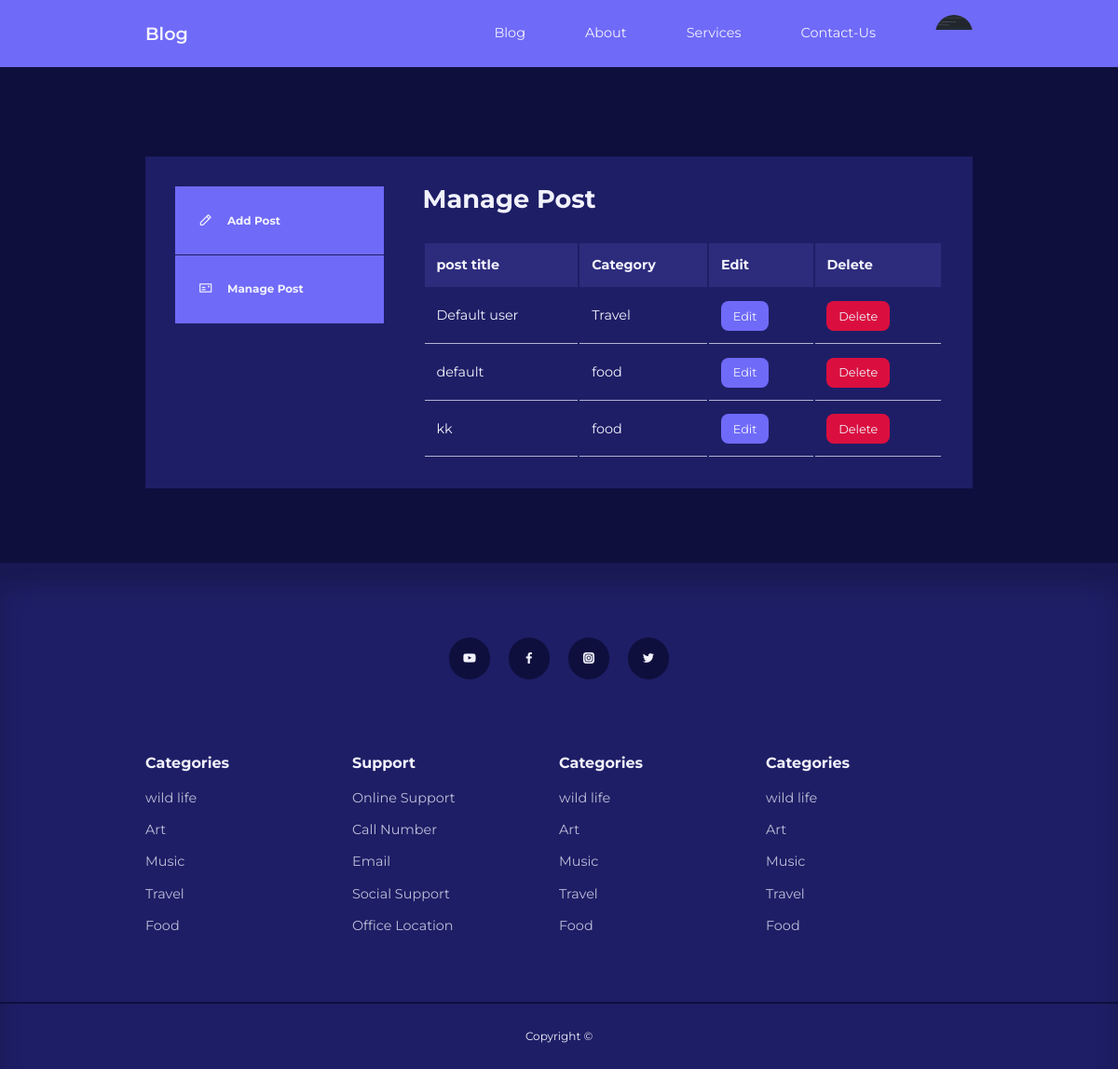
The page /admin/ (signed in) on the database its author committed.
### tables this page shows
CREATE TABLE `users` (
  `id` int(11) UNSIGNED NOT NULL,
  `firstname` varchar(50) NOT NULL,
  `lastname` varchar(50) NOT NULL,
  `username` varchar(50) NOT NULL,
  `email` varchar(255) NOT NULL,
  `password` varchar(255) NOT NULL,
  `avatar` varchar(255) NOT NULL,
  `is_admin` tinyint(1) NOT NULL
);

CREATE TABLE `posts` (
  `id` int(11) UNSIGNED NOT NULL,
  `title` varchar(255) NOT NULL,
  `body` text NOT NULL,
  `thumbnail` varchar(255) NOT NULL,
  `date_time` timestamp NOT NULL DEFAULT current_timestamp(),
  `category_id` int(11) UNSIGNED DEFAULT NULL,
  `author_id` int(11) UNSIGNED NOT NULL,
  `featured` tinyint(1) NOT NULL
);

CREATE TABLE `categories` (
  `id` int(11) UNSIGNED NOT NULL,
  `title` varchar(50) NOT NULL,
  `description` text NOT NULL
);

### admin/partials/header.php (called while the page is built, shortened)
<?php
require '../partials/header.php';
?>

### admin/index.php (the view, shortened to what this page needs)
<?php
include('partials/header.php');
$author_id = $_SESSION['user_id'];
$query = "
    SELECT posts.id AS post_id, posts.title AS post_title, categories.title AS category_title
    FROM posts
    LEFT JOIN categories ON posts.category_id = categories.id
    WHERE posts.author_id = '$author_id'
";
$user_post_result = mysqli_query($conn, $query);
?>
<!DOCTYPE html>
<html lang="en">
<section class="dashboard">
    <div class="container dashboard_container">
        <aside>
            <ul>
                <li><a href="<?= ROOT_URL ?>admin/add_post.php"><i class="uil uil-pen"></i>
                        <h5>Add Post</h5>
                    </a></li>
                <li><a href="<?= ROOT_URL ?>admin/index.php"><i class="uil uil-postcard"></i>
                        <h5>Manage Post </h5>
                    </a></li>
            </ul>
        </aside>
        <main>
            <h2>Manage Post</h2>
                <table>
                    <thead>
                        <tr>
                            <th>post title</th>
                            <th>Category</th>
                            <th>Edit</th>
                            <th>Delete</th>
                        </tr>
                    </thead>
                    <tbody>
                        <?php while ($fetchposts = mysqli_fetch_assoc($user_post_result)):
                        ?>
                            <tr>
                                <td><?= $fetchposts['post_title'] ?></td>
                                <td><?= $fetchposts['category_title'] ?></td>
                                <td><a href="<?= ROOT_URL ?>admin/edit_post.php?id=<?= $fetchposts['post_id'] ?>"  class="btn sm">Edit</a></td>
                                <td><a href="<?= ROOT_URL ?>admin/delete_post.php?id=<?= $fetchposts['post_id'] ?>"  class="btn sm danger">Delete</a></td>
                            </tr>
                        <?php endwhile ?>
                    </tbody>
                </table>
        </main>
    </div>
</section>
<?php include('../partials/footer.php') ?>
</body>
</html>

### partials/header.php (shortened to what this page needs)
<?php
require 'config/database.php';
if (isset($_SESSION['user_id'])) {
    $id = filter_var($_SESSION['user_id'], FILTER_SANITIZE_NUMBER_INT);
    $query = "SELECT * FROM users WHERE id = '$id'";
    $result = mysqli_query($conn, $query);
    $fetch = mysqli_fetch_assoc($result);
    $avatar = $fetch['avatar'];
}
?>
<!DOCTYPE html>
<html lang="en">
<head>
    <link rel="stylesheet" href="<?= ROOT_URL ?>css/style.css">
    <link rel="stylesheet" href="https://unicons.iconscout.com/release/v4.0.0/css/line.css">
</head>
<body>
    <nav>
        <div class="container nav_container">
            <a href="<?= ROOT_URL ?>" class="nav_logo">Blog</a>
            <ul class="nav_items">
                <li><a href="<?= ROOT_URL ?>blog.php">Blog</a></li>
                <li><a href="<?= ROOT_URL ?>about.php">About</a></li>
                <li><a href="<?= ROOT_URL ?>services.php">Services</a></li>
                <li><a href="<?= ROOT_URL ?>contact.php">Contact-Us</a></li>
                <?php if (isset($_SESSION['user_id'])) { ?>
                    <li class="nav_profile">
                        <div class="avatar"><img src="<?= ROOT_URL . 'images/' . $avatar ?>" alt=""></div>
                    </li>
                <?php } else { ?>
                    <li><a href="<?= ROOT_URL ?>signin.php">Sign-In</a></li>
                <?php } ?>
            </ul>
        </div>
    </nav>
</body>
</html>

### css/style.css (style rules this page uses)
:root { --color-primary: #6f6af8; --color-primary-light: hsl(242, 91%, 69%, 18%); --color-primary-variant: #5854c7; --color-red: #da0f3f; --color-red-light: hsl(346, 87%, 46%, 15%); --color-green: #00c476; --color-green-light: hsl(156, 100%, 38%, 15%); --color-gray-900: #1e1e66; --color-gray-700: #2d2b7c; --color-gray-300: rgba(242, 242, 254, 0.3); --color-gray-200: rgba(242, 242, 254, 0.7); --color-white: #f2f2fe; --color-bg: #0f0f3e; --transition: all 300ms ease; --container-width-lg: 74%; --container-width-md: 88%; --form-width: 40%; --color-border-radius-1: 0.3rem; --color-border-radius-2: 0.5rem; --color-border-radius-3: 0.8rem; --color-border-radius-4: 2rem; --color-border-radius-5: 5rem; }
* { margin: 0; padding: 0; box-sizing: border-box; outline: 0; border: 0; appearance: 0; list-style: none; text-decoration: none; }
body { font-family: 'Montserrat', sans-serif; line-height: 1.5; color: var(--color-gray-900); overflow-x: hidden; background-color: var(--color-bg); font-size: 0.9rem; }
.container { width: var(--container-width-lg); max-width: 1800px; margin: 0 auto; }
section { margin-top: 3rem; }
h1, h2, h3, h4, h5,p,small { color: var(--color-white); line-height: 1.3; }
h2 { font-size: 1.7rem; margin: 1rem 0; }
a { color: var(--color-white); transition: var(--transition); }
img { display: block; width: 100%; object-fit: cover; }
nav { background: var(--color-primary); width: 100vw; height: 4.5rem; top: 0; z-index: 10; box-shadow: 0 1rem 1rem rgbs(0, 0, 0, 0.2); }
.nav_container { height: 100%; display: flex; align-items: center; justify-content: space-between; }
.avatar { width: 2.5rem; height: 2.5rem; border-radius: 50%; overflow: hidden; border: 0.3 solid var(--color-bg); }
.nav_logo { font-weight: 600; font-size: 1.2rem; }
.nav_items { display: flex; flex-direction: row; align-items: center; gap: 4rem; }
.nav_profile { position: relative; cursor: pointer; }
.btn { display: inline-block; width: fit-content; padding: 0.6rem 1.2rem; background-color: var(--color-primary); border-radius: var(--color-border-radius-2); cursor: pointer; transition: var(--transition); color: var(--color-white); }
.btn.sm { padding: 0.4rem 0.8rem; font-size: 0.8rem; }
.btn.danger { background: var(--color-red); }
.dashboard { margin-top: 6rem; }
.dashboard_container { display: grid; grid-template-columns: 14rem auto; gap: 1rem; background: var(--color-gray-900); padding: 2rem; margin-bottom: 5rem; }
.dashboard aside a { background-color: var(--color-primary); display: flex; gap: 1rem; align-items: center; padding: 1.6rem; }
.dashboard aside ul li:not(:last-child) a { border-bottom: 1px solid var(--color-gray-900); }
.dashboard main { margin-left: 1.6rem; }
.dashboard main h2 { margin: 0 0 2rem 0; line-height: 1; }
.dashboard main table { width: 100%; text-align: left; }
.dashboard main table th { background: var(--color-gray-700); padding: 0.8rem; color: var(--color-white); }
.dashboard main table td { padding: 0.8rem; border-bottom: 1px solid var(--color-gray-200); color: var(--color-white); }

### rows shown on the page
users: avatar (picture)
posts: title "Default user", category.title "Travel"
posts: title "default", category.title "food"
posts: title "kk", category.title "food"
